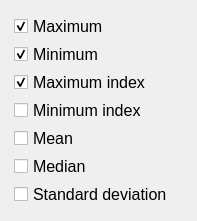
                            <widget class="QWidget" name="scrollAreaWidgetContents">
                             <property name="geometry">
                              <rect>
                               <x>0</x>
                               <y>0</y>
                               <width>197</width>
                               <height>189</height>
                              </rect>
                             </property>
                             <layout class="QVBoxLayout" name="verticalLayout_4">
                              <item>
                               <widget class="QWidget" name="widget" native="true">
                                <layout class="QVBoxLayout" name="verticalLayout">
                                 <property name="spacing">
                                  <number>3</number>
                                 </property>
                                 <property name="leftMargin">
                                  <number>3</number>
                                 </property>
                                 <property name="topMargin">
                                  <number>3</number>
                                 </property>
                                 <property name="rightMargin">
                                  <number>3</number>
                                 </property>
                                 <property name="bottomMargin">
                                  <number>3</number>
                                 </property>
                                 <item>
                                  <widget class="QCheckBox" name="checkBox_5">
                                   <property name="font">
                                    <font>
                                     <family>Arial</family>
                                     <pointsize>12</pointsize>
                                    </font>
                                   </property>
                                   <property name="text">
                                    <string>Maximum</string>
                                   </property>
                                   <property name="checked">
                                    <bool>true</bool>
                                   </property>
                                  </widget>
                                 </item>
                                 <item>
                                  <widget class="QCheckBox" name="checkBox_7">
                                   <property name="font">
                                    <font>
                                     <family>Arial</family>
                                     <pointsize>12</pointsize>
                                    </font>
                                   </property>
                                   <property name="text">
                                    <string>Minimum</string>
                                   </property>
                                   <property name="checked">
                                    <bool>true</bool>
                                   </property>
                                  </widget>
                                 </item>
                                 <item>
                                  <widget class="QCheckBox" name="checkBox_6">
                                   <property name="font">
                                    <font>
                                     <family>Arial</family>
                                     <pointsize>12</pointsize>
                                    </font>
                                   </property>
                                   <property name="text">
                                    <string>Maximum index</string>
                                   </property>
                                   <property name="checked">
                                    <bool>true</bool>
                                   </property>
                                  </widget>
                                 </item>
                                 <item>
                                  <widget class="QCheckBox" name="checkBox_8">
                                   <property name="font">
                                    <font>
                                     <family>Arial</family>
                                     <pointsize>12</pointsize>
                                    </font>
                                   </property>
                                   <property name="text">
                                    <string>Minimum index</string>
                                   </property>
                                  </widget>
                                 </item>
                                 <item>
                                  <widget class="QCheckBox" name="checkBox_10">
                                   <property name="font">
                                    <font>
                                     <family>Arial</family>
                                     <pointsize>12</pointsize>
                                    </font>
                                   </property>
                                   <property name="text">
                                    <string>Mean</string>
                                   </property>
                                  </widget>
                                 </item>
                                 <item>
                                  <widget class="QCheckBox" name="checkBox_11">
                                   <property name="font">
                                    <font>
                                     <family>Arial</family>
                                     <pointsize>12</pointsize>
                                    </font>
                                   </property>
                                   <property name="text">
                                    <string>Median</string>
                                   </property>
                                  </widget>
                                 </item>
                                 <item>
                                  <widget class="QCheckBox" name="checkBox_9">
                                   <property name="font">
                                    <font>
                                     <family>Arial</family>
                                     <pointsize>12</pointsize>
                                    </font>
                                   </property>
                                   <property name="text">
                                    <string>Standard deviation</string>
                                   </property>
                                  </widget>
                                 </item>
                                </layout>
                               </widget>
                              </item>
                             </layout>
                            </widget>
